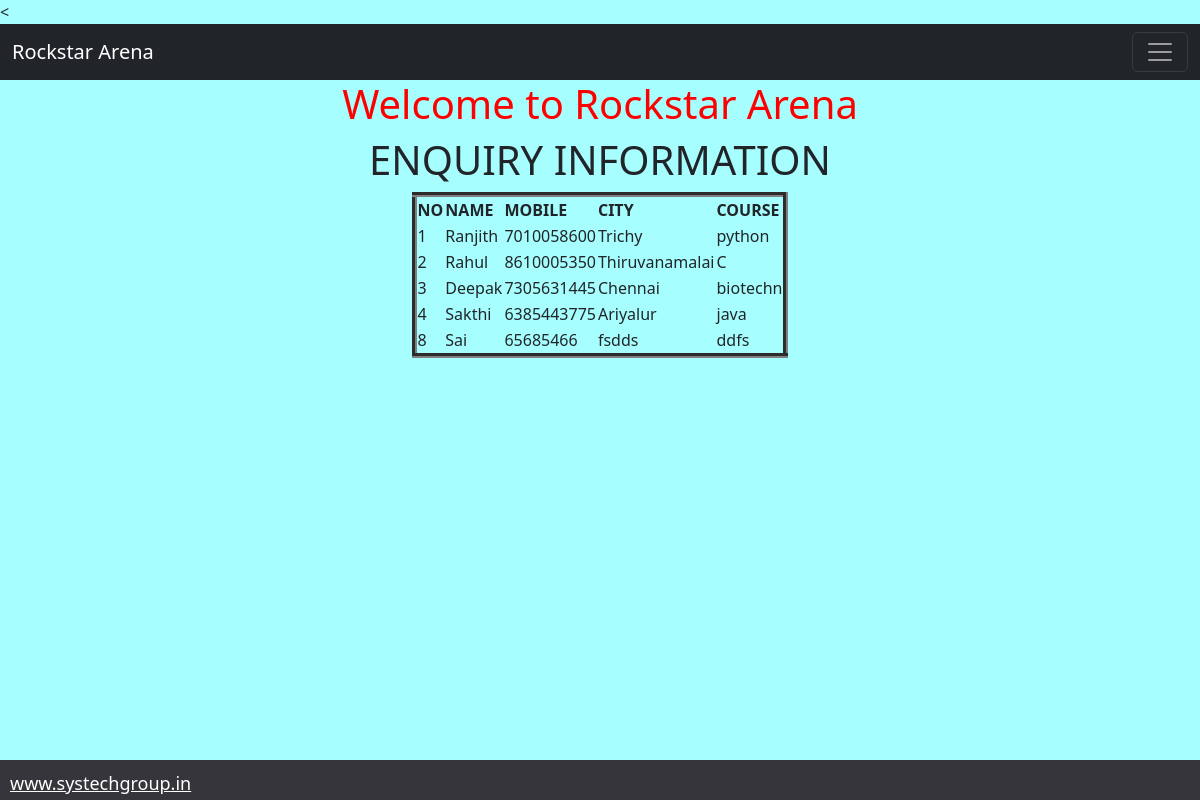
Screenshot of /final/ with the database file from the repository.
### app30/models.py (models this page shows)
class Office(models.Model):
	no=models.IntegerField()
	name=models.CharField(max_length=64)
	mobile=models.IntegerField()
	city=models.CharField(max_length=64)
	course=models.CharField(max_length=64)

### app30/views.py (the view)
# urls.py: path('final/',views.final),
def final(request):
	office=Office.objects.all()
	return render(request,'apps/30.html',{'s':office})

### templates/apps/30.html (shortened to what this page needs)
{% extends 'apps/index.html'%}
{% block body_block %}
<html>
<head>
</head>
<body>
	<center>
		<h1> ENQUIRY INFORMATION </h1>
		{% if s %}
		<table border=5px;>
			<thead>
				<th>NO</th>
				<th>NAME</th>
				<th>MOBILE</th>
				<th>CITY</th>
				<th>COURSE</th>
							</thead>
			{% for i in s %}
			<tr>
				<td>{{i.no}}</td>
				<td>{{i.name | title}}</td>
				<td>{{i.mobile}}</td>
				<td>{{i.city}}</td>
				<td>{{i.course}}</td>
			</tr>
			{% endfor %}
		</table>
		{% else %}
		<p> NO records found </p>
		{% endif %}
	</center>
</body>
{% endblock %}

### templates/apps/index.html (shortened to what this page needs)
<!DOCTYPE html>
<html>
<head>
<link href="https://cdn.jsdelivr.net/npm/bootstrap@5.2.3/dist/css/bootstrap.min.css" rel="stylesheet">
<nav class="navbar navbar-dark bg-dark">
    <div class="container-fluid">
      <a class="navbar-brand" href="/index">Rockstar Arena</a>
    <button class="navbar-toggler" type="button" data-bs-toggle="collapse" data-bs-target="#navbarSupportedContent" aria-controls="navbarSupportedContent" aria-expanded="false" aria-label="Toggle navigation">
      <span class="navbar-toggler-icon"></span>
    </button>
  </div>
</nav>
</head>
<body style="background-color:#a6fffe">
	<h1 style="text-align:center;size:20;color: red";>Welcome to Rockstar Arena </h1>
</body>
<footer style="position: fixed;padding: 10px 10px 0px 10px;bottom: 0;width: 100%;height: 40px;background: #36353b">
	<a href="http://www.systechgroup.in"style="text-align: right;font-size: large;color: white">www.systechgroup.in</a>
</footer>
{% block body_block %}
{% endblock %}
</html>

### rows the page displays
Office: no "1", name "Ranjith", mobile "7010058600", city "Trichy", course "python"
Office: no "2", name "Rahul", mobile "8610005350", city "Thiruvanamalai", course "C"
Office: no "3", name "Deepak", mobile "7305631445", city "Chennai", course "biotechn"
Office: no "4", name "Sakthi", mobile "6385443775", city "Ariyalur", course "java"
Office: no "8", name "Sai", mobile "65685466", city "fsdds", course "ddfs"
